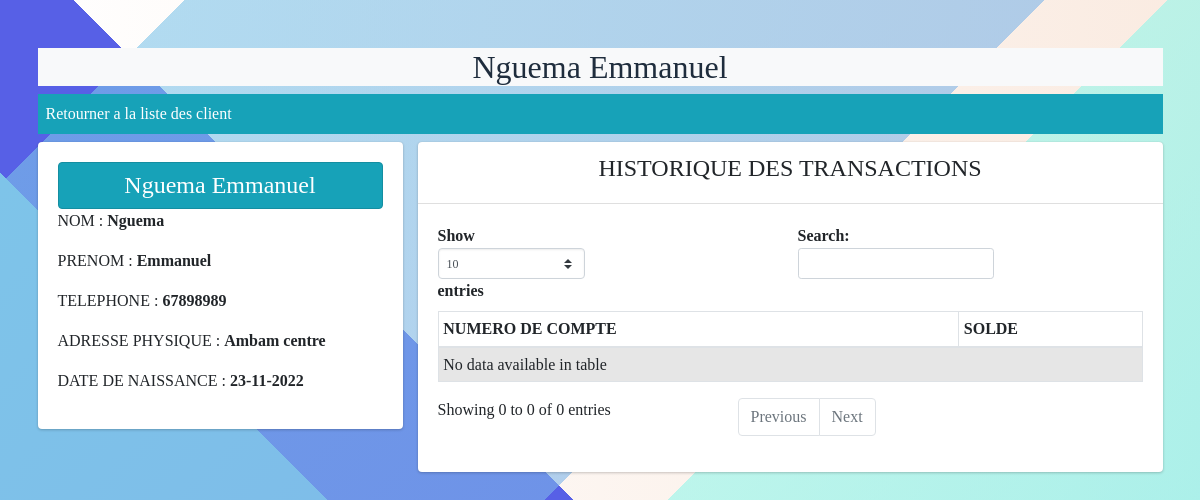
The page /client/show/1/ on the database as committed earlier.
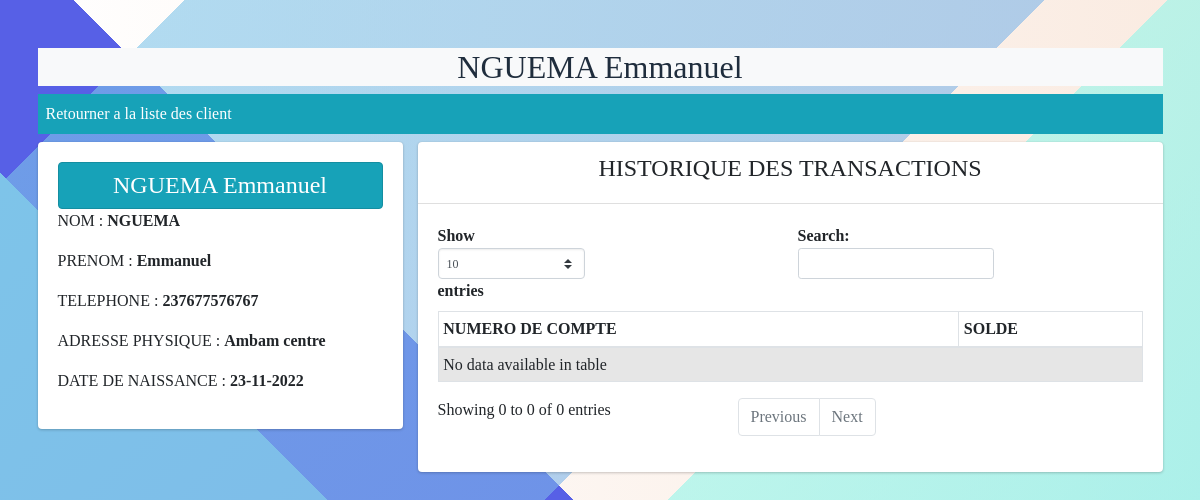
The same page on the database as committed later.
### client/models.py (models this page shows)
class Client(models.Model):
    nom = models.CharField(max_length=70)
    prenom = models.CharField(max_length=70)
    telephone = models.IntegerField(max_length=70)
    adresse = models.CharField(max_length=200)
    dtn=models.DateField(blank=True)
    lieu = models.CharField(max_length=200,blank=True, null=True)
    photo = models.ImageField(null=True, blank=True, upload_to="photos/")
    created_at = models.DateTimeField(auto_now_add=True,blank=True)
    updated_at = models.DateTimeField(auto_now=True,blank=True)
    agence = models.ForeignKey(Agence, null=True, on_delete=models.SET_NULL)
    user = models.ForeignKey(User, null=True, on_delete=models.SET_NULL)
    def __str__(self) -> str:
        return "{} {}".format(self.nom,self.prenom)

### client/views.py (the view)
# urls.py: path('client/show/<int:id>/',views.show_client, name = "show_client"),
def show_client(request, id):
    pi = Client.objects.get(pk=id)
    return render(request, 'Clients/show.html',{'client':pi})

### client/templates/Clients/show.html (shortened to what this page needs)
{% extends 'Clients/client.html' %}
{% block header %}
<h2 class="text-center bg-light">{{ client }}</h2>
  <div class="bg-info p-2 mb-2"><a href="/client">Retourner a la liste des client</a></div>
{% endblock header %}
{% block content %}
<div class="row">
    <div class="col-md-4 col-sm-12">
      <div class="card">
        <div class="card-body">
          <h4 class="text-center alert alert alert-info ">{{ client }} </h4>
          <p>NOM : <span class="text-bold">{{ client.nom }}</span></p>
          <p>PRENOM : <span class="text-bold">{{ client.prenom }}</span></p>
          <p>TELEPHONE : <span class="text-bold">{{ client.telephone }}</span></p>
          <p>ADRESSE PHYSIQUE : <span class="text-bold">{{ client.adresse }}</span></p>
          <p>DATE DE NAISSANCE : <span class="text-bold">{{client.dtn|date:"d-m-Y" }}</span></p>
        </div>
      </div>
    </div>
    <div class="col-md-8 col-sm-12">
        <div class="card">
          <div class="card-header"><h4 class="text-center">HISTORIQUE DES TRANSACTIONS</h4></div>
          <div class="card-body">
            <div class="table-responsive">
        {% if True %}
        <table class="table table-hover table-bordered table-sm table-striped data-table">
            <thead>
              <tr>
                <th scope="col">NUMERO DE COMPTE</th>
                <th> SOLDE </th>
              </tr>
            </thead>
            <tbody>
                </tbody>
              </table>
            {% else %}
            <h4 class="text-center alert alert-warning">AUCUNE OPERATION</h4>
            {% endif %}
            </div>
          </div>
        </div>
    </div>
</div>
{% endblock content %}

Rows that differ between the two databases and show on the page:
changed Client "Emmanuel": nom+prenom "Nguema Emmanuel" → "NGUEMA Emmanuel"; nom "Nguema" → "NGUEMA"; telephone "67898989" → "237677576767"
